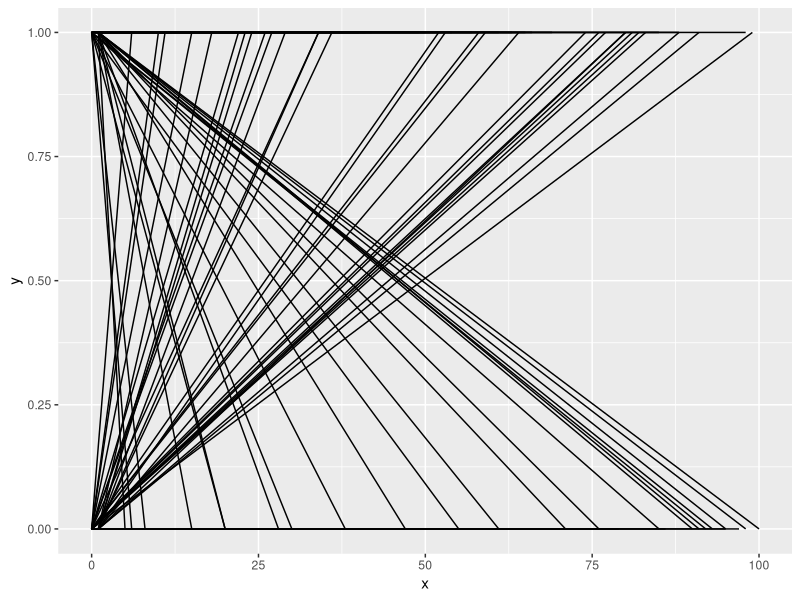

This chart was generated by the following R code:
#################################3
# Genuary 2022
# Prompt 5: Destroy a Square 
#################################3

library(tidyverse)
library(ggforce)

segments <- function(n, limit=1) {
    
    #set.seed(seed)
    
    # create a grid
    p <- cbind(expand.grid(0:1,0:1,0:1,0:1))
    
    # iterate
    dat <- matrix(
        unlist(t(replicate(n, p[ sample(nrow(p), 1), ], simplify = T))),
        nrow=n)
    colnames(dat) <- c('x','x_end','y','y_end')
    df <- as.data.frame(dat)
    df$i <- 1:n
    return(df)
}

d <- segments(100)

d %>% 
    mutate(x=x+i) %>%
    ggplot() + geom_segment(aes(x=x,xend=x_end,y=y,yend=y_end))

d <- as.data.frame(matrix(c(0,0,0,1,
                            0,0,1,0,
                            0,1,1,1,
                            1,0,1,1), 
                          nrow=4))
